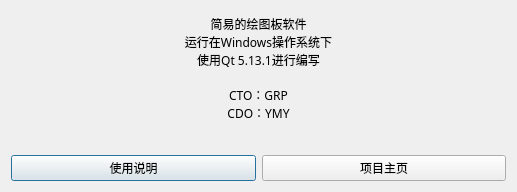
<?xml version="1.0" encoding="UTF-8"?>
<ui version="4.0">
 <class>AboutSoftwareDialog</class>
 <widget class="QDialog" name="AboutSoftwareDialog">
  <property name="geometry">
   <rect>
    <x>0</x>
    <y>0</y>
    <width>517</width>
    <height>192</height>
   </rect>
  </property>
  <property name="font">
   <font>
    <family>华文中宋</family>
   </font>
  </property>
  <property name="windowTitle">
   <string>Dialog</string>
  </property>
  <layout class="QGridLayout" name="gridLayout">
   <item row="0" column="0" colspan="2">
    <widget class="QTextBrowser" name="textBrowser">
     <property name="autoFillBackground">
      <bool>false</bool>
     </property>
     <property name="styleSheet">
      <string notr="true">background-color:transparent</string>
     </property>
     <property name="frameShape">
      <enum>QFrame::NoFrame</enum>
     </property>
     <property name="html">
      <string>&lt;!DOCTYPE HTML PUBLIC &quot;-//W3C//DTD HTML 4.0//EN&quot; &quot;http://www.w3.org/TR/REC-html40/strict.dtd&quot;&gt;
&lt;html&gt;&lt;head&gt;&lt;meta name=&quot;qrichtext&quot; content=&quot;1&quot; /&gt;&lt;style type=&quot;text/css&quot;&gt;
p, li { white-space: pre-wrap; }
&lt;/style&gt;&lt;/head&gt;&lt;body style=&quot; font-family:'SimSun'; font-size:9pt; font-weight:400; font-style:normal;&quot;&gt;
&lt;p align=&quot;center&quot; style=&quot; margin-top:0px; margin-bottom:0px; margin-left:0px; margin-right:0px; -qt-block-indent:0; text-indent:0px;&quot;&gt;&lt;span style=&quot; font-family:'华文中宋';&quot;&gt;简易的绘图板软件&lt;/span&gt;&lt;/p&gt;
&lt;p align=&quot;center&quot; style=&quot; margin-top:0px; margin-bottom:0px; margin-left:0px; margin-right:0px; -qt-block-indent:0; text-indent:0px;&quot;&gt;&lt;span style=&quot; font-family:'华文中宋';&quot;&gt;运行在Windows操作系统下&lt;/span&gt;&lt;/p&gt;
&lt;p align=&quot;center&quot; style=&quot; margin-top:0px; margin-bottom:0px; margin-left:0px; margin-right:0px; -qt-block-indent:0; text-indent:0px;&quot;&gt;&lt;span style=&quot; font-family:'华文中宋';&quot;&gt;使用Qt 5.13.1进行编写&lt;/span&gt;&lt;/p&gt;
&lt;p align=&quot;center&quot; style=&quot;-qt-paragraph-type:empty; margin-top:0px; margin-bottom:0px; margin-left:0px; margin-right:0px; -qt-block-indent:0; text-indent:0px; font-family:'华文中宋';&quot;&gt;&lt;br /&gt;&lt;/p&gt;
&lt;p align=&quot;center&quot; style=&quot; margin-top:0px; margin-bottom:0px; margin-left:0px; margin-right:0px; -qt-block-indent:0; text-indent:0px;&quot;&gt;&lt;span style=&quot; font-family:'华文中宋';&quot;&gt;CTO：GRP&lt;/span&gt;&lt;/p&gt;
&lt;p align=&quot;center&quot; style=&quot; margin-top:0px; margin-bottom:0px; margin-left:0px; margin-right:0px; -qt-block-indent:0; text-indent:0px;&quot;&gt;&lt;span style=&quot; font-family:'华文中宋';&quot;&gt;CDO：YMY&lt;/span&gt;&lt;/p&gt;&lt;/body&gt;&lt;/html&gt;</string>
     </property>
    </widget>
   </item>
   <item row="1" column="0">
    <widget class="QPushButton" name="buttonUserMenu">
     <property name="text">
      <string>使用说明</string>
     </property>
    </widget>
   </item>
   <item row="1" column="1">
    <widget class="QPushButton" name="buttonProjectPage">
     <property name="text">
      <string>项目主页</string>
     </property>
    </widget>
   </item>
  </layout>
 </widget>
 <resources/>
 <connections/>
</ui>
